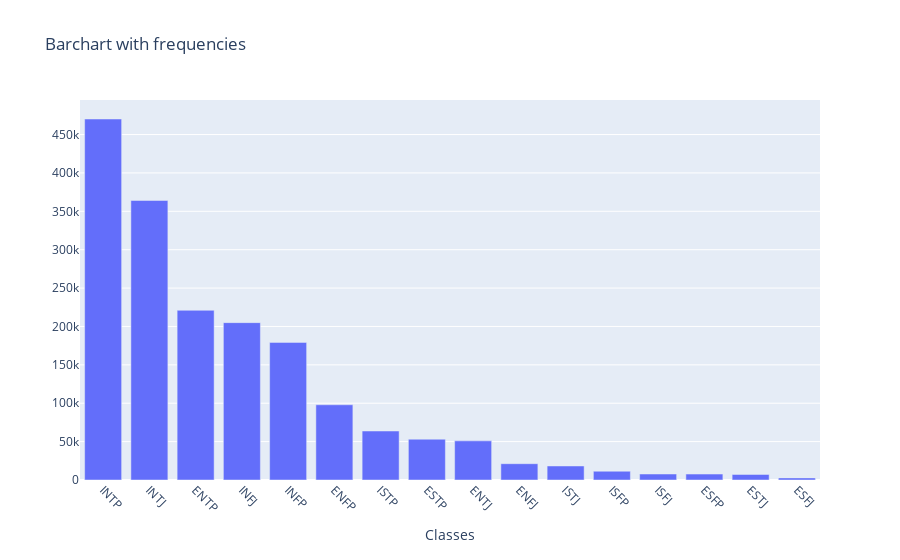

The code cell stored with this chart in its notebook:
### Markdown cell above
## Find imbalanced classes

### Code cell
data.isnull().sum() # check if null values exist
data = data.dropna() # drop null values (55)

# observe each class' distribution
freqs = data['class'].value_counts().tolist()
data_classes = data['class'].value_counts().index.tolist()

plot_data(data_classes, freqs)

### Figure 1 — Plotly figure (JSON) as saved in the notebook; plotly's stock layout.template omitted (floating-point values rounded to 4 significant figures)
{"data": [{"type": "bar", "x": ["INTP", "INTJ", "ENTP", "INFJ", "INFP", "ENFP", "ISTP", "ESTP", "ENTJ", "ENFJ", "ISTJ", "ISFP", "ISFJ", "ESFP", "ESTJ", "ESFJ"], "y": [470243, 364136, 221047, 204977, 179264, 97991, 63828, 53137, 50988, 21251, 18260, 11429, 7804, 7729, 7232, 2740]}], "layout": {"title": {"text": "Barchart with frequencies"}, "xaxis": {"tickangle": 45, "title": {"text": "Classes"}}}}
